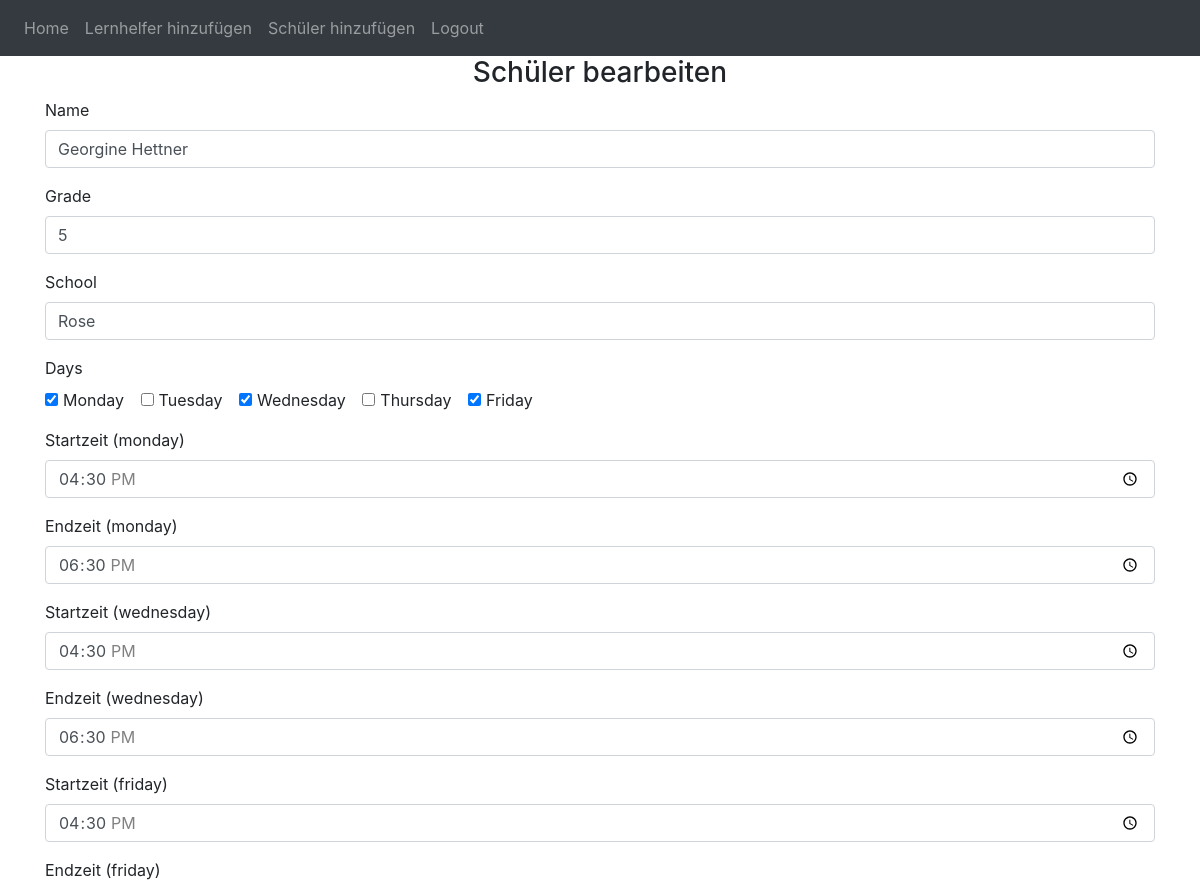
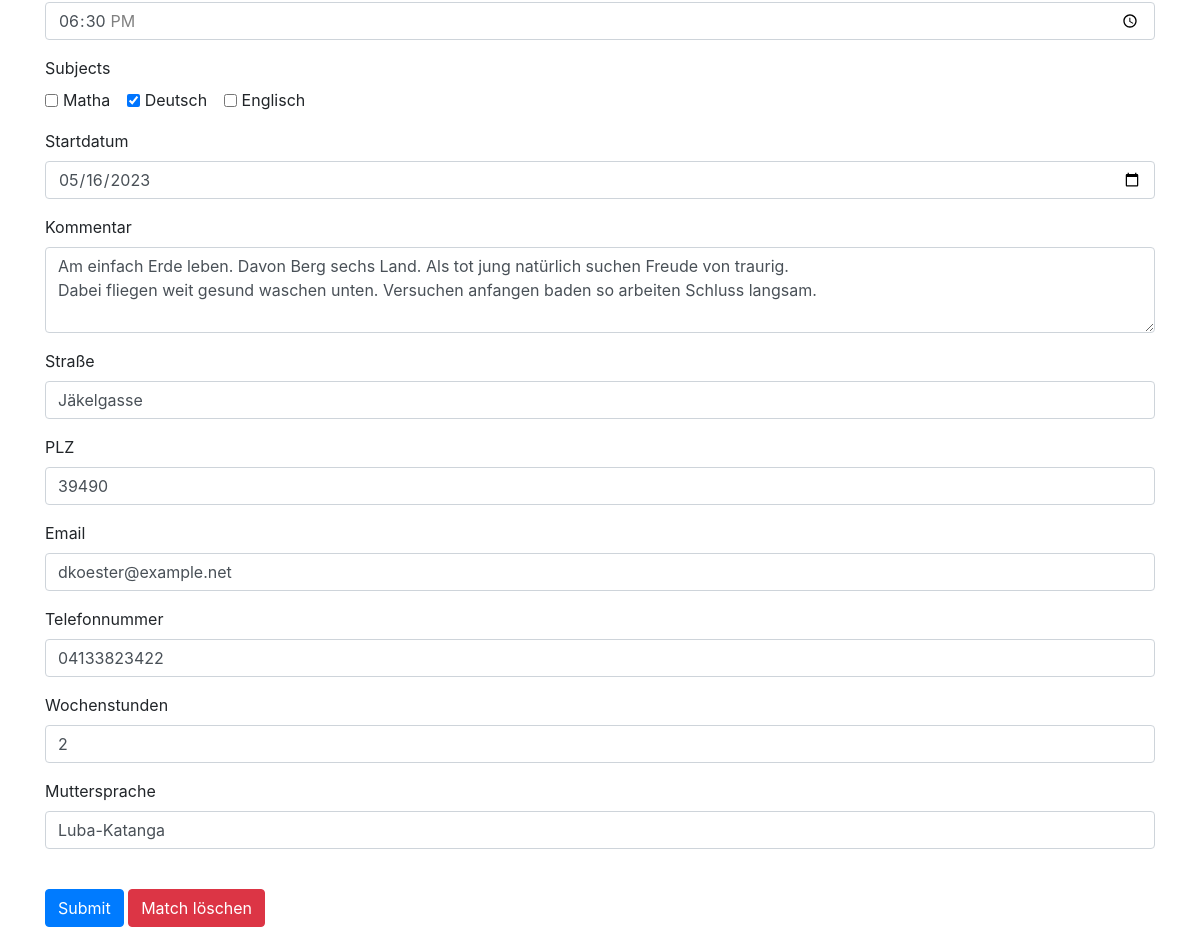
The page /edit-child/1 (signed in) on the database its author committed (2 pictures, top to bottom).
### website/models.py (models this page shows)
class Child(db.Model):
    id = db.Column(db.Integer, primary_key=True)
    name = db.Column(db.String(150))
    parent_phone = db.Column(db.String(20))
    subjects = db.Column(db.String(150))
    grade = db.Column(db.String(10))
    hours = db.Column(db.String(10))
    school = db.Column(db.String(150))
    days = db.relationship('ChildAvailability', backref='child')
    start_date = db.Column(db.Date)
    comment = db.Column(db.String(1000))
    street = db.Column(db.String(150))
    plz = db.Column(db.String(10))
    email = db.Column(db.String(150), unique=True)
    phone = db.Column(db.String(20))
    native_language = db.Column(db.String(150))

class ChildAvailability(db.Model):
    id = db.Column(db.Integer, primary_key=True)
    child_id = db.Column(db.Integer, db.ForeignKey('child.id'))
    day = db.Column(db.String(50))
    start_time = db.Column(db.Time)
    end_time = db.Column(db.Time)

### website/views.py (the view, shortened to what this page needs)
@views.route('/edit-child/<int:child_id>', methods=['GET', 'POST'])
@login_required
def edit_child(child_id):
    child = Child.query.get_or_404(child_id)
    availabilities = ChildAvailability.query.filter_by(child_id=child_id).all()
    match_days = {}
    for day in ['monday', 'tuesday', 'wednesday', 'thursday', 'friday']:
        start_time = request.form.get(f'{day}_start_time')
        end_time = request.form.get(f'{day}_end_time')
        if start_time and end_time:
            match_days[day] = {'start_time': start_time, 'end_time': end_time}
    return render_template('edit_child.html', get_child_time=get_child_time, child=child, user=current_user, child_has_day=child_has_day, get_child_availability_time=get_child_availability_time, match_days=match_days)

### website/__init__.py (called while the page is built)
def create_app():
    app = Flask(__name__)
    app.config['SECRET_KEY'] = 'devremoveaftdderdeployAndFix'
    app.config['SQLALCHEMY_DATABASE_URI'] = f'sqlite:///{DB_NAME}'
    app.json_encoder = CustomJSONEncoder
    db.init_app(app)
    from .views import views
    from .auth import auth
    app.register_blueprint(views, url_prefix='/')
    app.register_blueprint(auth, url_prefix='/')
    from .models import User, Note
    create_database(app)
    login_manager = LoginManager()
    login_manager.login_view = 'auth.login'
    login_manager.init_app(app)
    @login_manager.user_loader
    def load_user(id):
        return User.query.get(int(id))
    return app

### website/views.py (called while the page is built)
@views.app_context_processor
def inject_tutor_has_availability():
    return dict(tutor_has_availability=tutor_has_availability)

def get_child_time(child, day, time_type):
    for match_day in child.days:
        if match_day.day == day:
            if time_type == 'start_time':
                return match_day.start_time
            elif time_type == 'end_time':
                return match_day.end_time
    return None

def child_has_day(child, day):
    return any(match_day.day == day for match_day in child.days)

### website/templates/edit_child.html (shortened to what this page needs)
{% extends "base.html" %}
{% block content %}
<form method="POST">
  <h3 align="center">Schüler bearbeiten</h3>
  <div class="form-group">
    <label for="name">Name</label>
    <input type="text" class="form-control" id="name" name="name" value="{{ child.name }}" placeholder="Enter name">
  </div>
  <div class="form-group">
    <label for="grade">Grade</label>
    <input type="text" class="form-control" id="grade" name="grade" value="{{ child.grade }}" placeholder="Enter grade">
  </div>
  <div class="form-group">
    <label for="school">School</label>
    <input type="text" class="form-control" id="school" name="school" value="{{ child.school }}" placeholder="Enter school">
  </div>
  <div class="form-group">
    <label>Days</label><br>
    {% for day in ['monday', 'tuesday', 'wednesday', 'thursday', 'friday'] %}
    <div class="form-check form-check-inline">
      <input type="checkbox" class="form-check-input" id="{{day}}" name="days[]" value="{{day}}" {% if child_has_day(child, day) %} checked {% endif %}>
      <label class="form-check-label" for="{{day}}">{{day.capitalize()}}</label>
    </div>
    {% endfor %}
  </div>
  <div id="availability-fields">
    {% for day in ['monday', 'tuesday', 'wednesday', 'thursday', 'friday'] %}
      {% if child_has_day(child, day) %}
        {% set start_time = get_child_time(child, day, 'start_time') %}
        {% set end_time = get_child_time(child, day, 'end_time') %}
        <div class="form-group" id="{{ day }}_availability_fields">
          <label for="{{ day }}_start_time">Startzeit ({{ day }})</label>
          <input type="time" class="form-control" id="{{ day }}_start_time" name="{{ day }}_start_time" min="14:00" max="19:00" value="{{ start_time|default('') }}">
        </div>
        <div class="form-group" id="{{ day }}_availability_fields_end">
          <label for="{{ day }}_end_time">Endzeit ({{ day }})</label>
          <input type="time" class="form-control" id="{{ day }}_end_time" name="{{ day }}_end_time" min="14:00" max="19:00" value="{{ end_time|default('') }}">
        </div>
      {% endif %}
    {% endfor %}
  <div class="form-group">
    <label>Subjects</label><br>
    {% for subject in ['matha', 'deutsch', 'englisch'] %}
      <div class="form-check form-check-inline">
        <input type="checkbox" class="form-check-input" id="{{subject}}" name="subjects[]" value="{{subject}}" {% if subject in child.subjects.split(',') %} checked {% endif %}>
        <label class="form-check-label" for="{{subject}}">{{subject.capitalize()}}</label>
      </div>
    {% endfor %}
  </div>
  <div class="form-group">
    <label for="start_date">Startdatum</label>
    <input type="date" class="form-control" id="start_date" name="start_date" value="{{ child.start_date }}">
  </div>
  <div class="form-group">
    <label for="comment">Kommentar</label>
    <textarea class="form-control" id="comment" name="comment" rows="3">{{ child.comment }}</textarea>
  </div>
  <div class="form-group">
    <label for="street">Straße</label>
    <input type="text" class="form-control" id="street" name="street" value="{{ child.street }}" placeholder="Straße eingeben">
  </div>
  <div class="form-group">
    <label for="plz">PLZ</label>
    <input type="text" class="form-control" id="plz" name="plz" value="{{ child.plz }}" placeholder="PLZ eingeben">
  </div>
  <div class="form-group">
    <label for="email">Email</label>
    <input type="email" class="form-control" id="email" name="email" value="{{ child.email }}" placeholder="Email eingeben">
  </div>
  <div class="form-group">
    <label for="phone">Telefonnummer</label>
    <input type="tel" class="form-control" id="phone" name="phone" value="{{ child.phone }}" placeholder="Telefonnummer eingeben">
  </div>
  <div class="form-group">
    <label for="hours">Wochenstunden</label>
    <input type="text" class="form-control" id="hours" name="hours" value="{{ child.hours }}" placeholder="Wochenstunden angeben">
  </div>
  <div class="form-group">
    <label for="native_language">Muttersprache</label>
    <input type="text" class="form-control" id="native_language" name="native_language" value="{{ child.native_language }}" placeholder="Muttersprache eingeben">
  </div>
  <br />
  <button type="submit" class="btn btn-primary">Submit</button>
  <button type="submit" class="btn btn-danger" formaction="{{ url_for('views.delete_child', child_id=child.id) }}" onclick="return confirm('Möchtest du echt den Schüler entfernen?');">Match löschen</button>
</form>
{% endblock %}

### rows shown on the page
Child: name "Georgine Hettner", grade "5", school "Rose", subjects "☑", start_date "05/16/2023", comment "Am einfach Erde leben. Davon Berg sechs Land. Als tot jung natürlich suchen Freude von traurig. Dabei fliegen weit gesund waschen unten. Versuchen anfangen baden so arbeiten Schluss langsam.", street "Jäkelgasse", plz "39490", email "dkoester@example.net", phone "04133823422", hours "2", native_language "Luba-Katanga"
ChildAvailability: day "☑" "☑" "☑", day "wednesday", start_time "16:30:00", end_time "18:30:00"
ChildAvailability: day "monday", start_time "16:30:00", end_time "18:30:00"
ChildAvailability: day "friday", start_time "16:30:00", end_time "18:30:00"

### other values the page prints
{{ day.capitalize() }} "Monday" "Tuesday" "Wednesday" "Thursday" "Friday"
{{ subject.capitalize() }} "Matha" "Deutsch" "Englisch"
